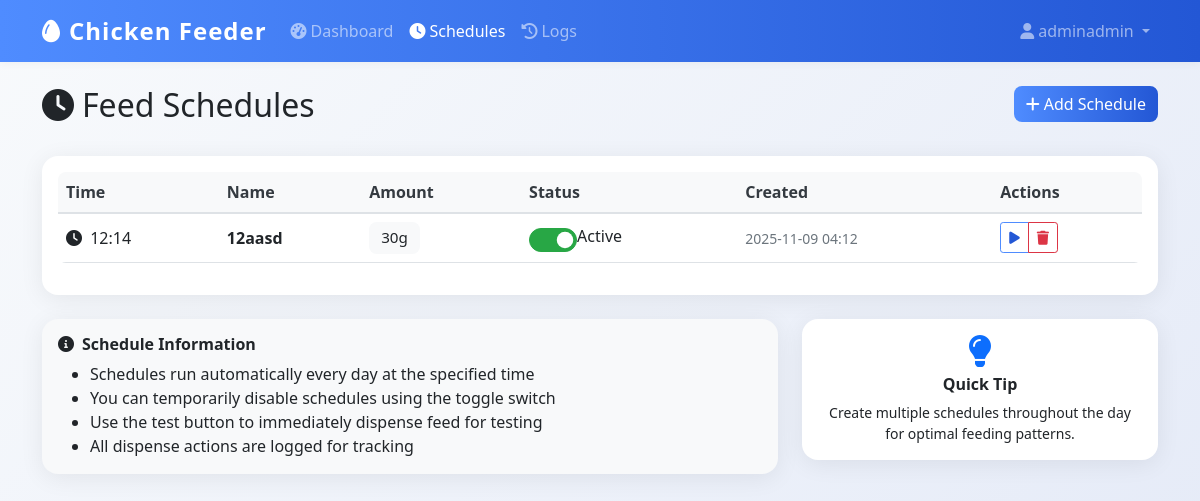
Before: /schedules (signed in) with the older database file.
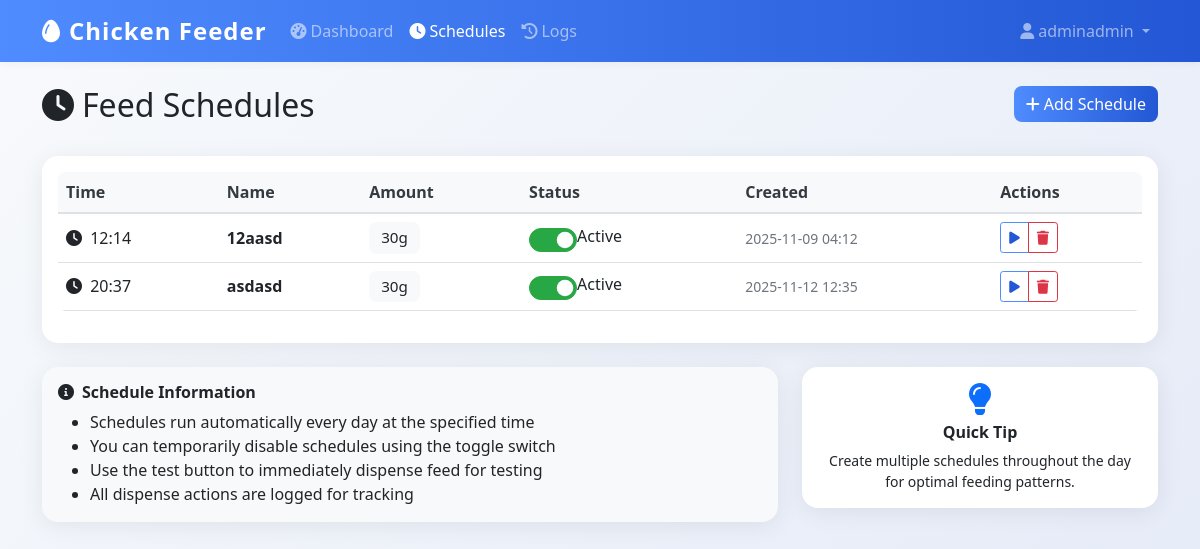
After: the same page with the newer database file.
### app.py (models this page shows)
class FeedSchedule(db.Model):
    id = db.Column(db.Integer, primary_key=True)
    name = db.Column(db.String(100), nullable=False)
    feed_time = db.Column(db.Time, nullable=False)
    amount_grams = db.Column(db.Integer, nullable=False)
    is_active = db.Column(db.Boolean, default=True)
    created_by = db.Column(db.Integer, db.ForeignKey('user.id'), nullable=False)
    created_at = db.Column(db.DateTime, default=datetime.utcnow)
    user = db.relationship('User', backref=db.backref('schedules', lazy=True))

### app.py (the view)
@app.route('/schedules')
@login_required
def schedules():
    schedules = FeedSchedule.query.filter_by(created_by=current_user.id).order_by(FeedSchedule.feed_time).all()
    return render_template('schedules.html', schedules=schedules)

### app.py (called while the page is built)
@login_manager.user_loader
def load_user(user_id):
    return db.session.get(User, int(user_id))

@app.context_processor
def inject_datetime():
    return {'datetime': datetime}

### templates/schedules.html (shortened to what the changed rows need)
{% extends "base.html" %}
{% block content %}
<div class="row mb-4">
    <div class="col">
        <h1 class="h2">
            <i class="fas fa-clock me-2"></i>Feed Schedules
        </h1>
    </div>
</div>
<div class="card">
    <div class="card-body">
        {% if schedules %}
        <div class="table-responsive">
            <table class="table table-hover">
                <thead>
                    <tr>
                        <th>Time</th>
                        <th>Name</th>
                        <th>Amount</th>
                        <th>Status</th>
                        <th>Created</th>
                        <th>Actions</th>
                    </tr>
                </thead>
                <tbody>
                    {% for schedule in schedules %}
                    <tr id="schedule-{{ schedule.id }}">
                        <td>
                            <i class="fas fa-clock me-1"></i>
                            {{ schedule.feed_time.strftime('%H:%M') }}
                        </td>
                        <td>
                            <strong>{{ schedule.name }}</strong>
                        </td>
                        <td>
                            <span class="badge bg-light text-dark">{{ schedule.amount_grams }}g</span>
                        </td>
                        <td>
                            <div class="form-check form-switch">
                                <input class="form-check-input" type="checkbox"
                                       id="toggle-{{ schedule.id }}"
                                       {% if schedule.is_active %}checked{% endif %}
                                       onchange="toggleSchedule({{ schedule.id }})">
                                <label class="form-check-label" for="toggle-{{ schedule.id }}">
                                    <span id="status-text-{{ schedule.id }}">
                                        {% if schedule.is_active %}Active{% else %}Inactive{% endif %}
                                    </span>
                                </label>
                            </div>
                        </td>
                        <td>
                            <small class="text-muted">
                                {{ schedule.created_at.strftime('%Y-%m-%d %H:%M') }}
                            </small>
                        </td>
                        <td>
                            <div class="btn-group btn-group-sm">
                                <button class="btn btn-outline-primary"
                                        onclick="testSchedule({{ schedule.id }}, {{ schedule.amount_grams }})"
                                        title="Test this schedule">
                                    <i class="fas fa-play"></i>
                                </button>
                                <button class="btn btn-outline-danger"
                                        onclick="deleteSchedule({{ schedule.id }}, '{{ schedule.name }}')"
                                        title="Delete schedule">
                                    <i class="fas fa-trash"></i>
                                </button>
                            </div>
                        </td>
                    </tr>
                    {% endfor %}
                </tbody>
            </table>
        </div>
        {% endif %}
    </div>
</div>
{% endblock %}

Changed rows visible on the page:
added FeedSchedule: feed_time "20:37", name "asdasd", amount_grams "30", is_active "☑", shows "Active", created_at "2025-11-12 12:35"
